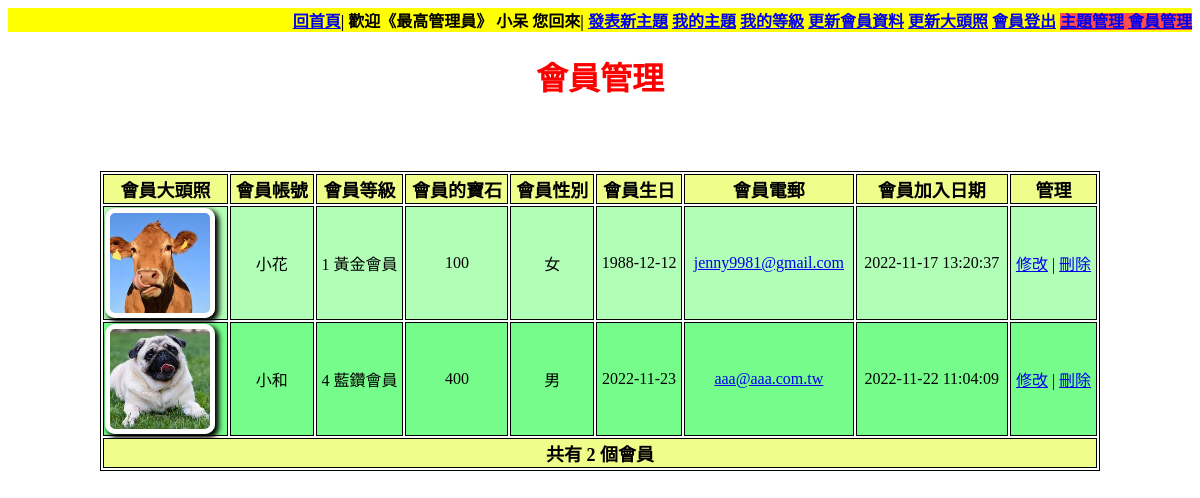
Page /admin_members.php (signed in) on the committed database.
### tables this page shows
CREATE TABLE `members` (
  `members_name` varchar(20) NOT NULL COMMENT '會員帳號(主索引)',
  `members_pw` int(20) NOT NULL COMMENT '會員密碼',
  `members_level` tinyint(3) UNSIGNED NOT NULL COMMENT '會員等級(預設為0)',
  `members_power` smallint(5) UNSIGNED NOT NULL COMMENT '會員的寶石',
  `members_sex` char(1) NOT NULL COMMENT '會員性別',
  `members_birthday` date NOT NULL COMMENT '會員生日',
  `members_email` varchar(20) NOT NULL COMMENT '會員電郵',
  `members_photo` varchar(50) NOT NULL DEFAULT 'none.png' COMMENT '會員大頭照',
  `members_date` timestamp NOT NULL DEFAULT current_timestamp() COMMENT '會員加入日期'
);

CREATE TABLE `members_level_name` (
  `members_level` tinyint(3) UNSIGNED NOT NULL,
  `members_level_name` varchar(20) NOT NULL
);

### admin_members.php (the view, shortened to what this page needs)
<!DOCTYPE html>
<html lang="en">
<head>
</head>
<body>
    <?php include_once("menu.php") ?>
    <h1>會員管理</h1>
    <?php
    include_once("connSQL.php");
    $selectSQL = "SELECT `members`.*,`members_level_name`.* FROM `members` INNER JOIN `members_level_name` ON `members`.`members_level` = `members_level_name`.`members_level` WHERE `members`.`members_level` < 5";
    $myData = $myconnect->query($selectSQL);
    if ($myData->num_rows > 0) {
    ?>
        <div class="space"></div>
        <table>
            <thead class="table-header">
                <tr>
                    <th>會員大頭照</th>
                    <th>會員帳號</th>
                    <th>會員等級</th>
                    <th>會員的寶石 </th>
                    <th>會員性別</th>
                    <th>會員生日</th>
                    <th>會員電郵</th>
                    <th>會員加入日期</th>
                    <th>管理</th>
                </tr>
            </thead>
            <tbody>
                <?php
                while ($row = $myData->fetch_assoc()) {
                ?>
                    <tr>
                        <td>
                            <div class="myphoto" style="background-image: url(upload/<?php echo $row["members_photo"] ?>)"></div>
                        </td>
                        <td><?php echo $row["members_name"]; ?></td>
                        <td>
                            <?php echo $row["members_level"]; ?>
                            <?php echo $row["members_level_name"]; ?>
                        </td>
                        <td><?php echo $row["members_power"]; ?></td>
                        <td><?php echo $row["members_sex"]; ?></td>
                        <td><?php echo $row["members_birthday"]; ?></td>
                        <td>
                            <a href="mailto:<?php echo $row["members_email"]; ?>"><?php echo $row["members_email"]; ?></a>
                        </td>
                        <td><?php echo $row["members_date"]; ?></td>
                        <td>
                            <a href="admin_members_mod.php?username=<?php echo $row["members_name"]; ?>">修改</a>
                            |
                            <a href="admin_members_del.php?username=<?php echo $row["members_name"]; ?>">刪除</a>
                        </td>
                    </tr>
                <?php } ?>
            </tbody>
            <tfoot class="table-header">
                <tr>
                    <td colspan="9">
                        <?php
                        echo "共有 " . $myData->num_rows . " 個會員";
                        ?>
                    </td>
                </tr>
            </tfoot>
        </table>
    <?php
    } else {
        echo '沒有資料';
    }
    ?>
</body>
</html>

### admin_members.php (style rules this page uses)
h1 { text-align: center; color: #f00; }
table { width: 1000px; margin: 0px auto; text-align: center; }
table, th, td { border: 1px solid #000; }
.table-header { background-color: #effd8a; font-weight: bold; font-size: 18px; }
tbody tr:nth-child(odd) { background-color: #b1feb7; }
tbody tr:nth-child(even) { background-color: #76fc8a; }
tbody tr { transition: 0.3s; }
.myphoto { width: 100px; height: 100px; border: 5px solid #fff; border-radius: 10px; box-shadow: 3px 3px 5px 1px #000; background-size: cover; background-position: center center; ; }
.space { height: 50px; }

### rows in the picture
members: members_photo (picture), members_name "小花", members_level.members_level "1", members_level.members_level_name "黃金會員", members_power "100", members_sex "女", members_birthday "1988-12-12", members_email "jenny9981@gmail.com", members_date "2022-11-17 13:20:37"
members: members_photo (picture), members_name "小和", members_level.members_level "4", members_level.members_level_name "藍鑽會員", members_power "400", members_sex "男", members_birthday "2022-11-23", members_email "aaa@aaa.com.tw", members_date "2022-11-22 11:04:09"

### other values in the picture
$_SESSION["userlevelname"] "最高管理員"
$_SESSION["username"] "小呆"
$myData->num_rows "2"
